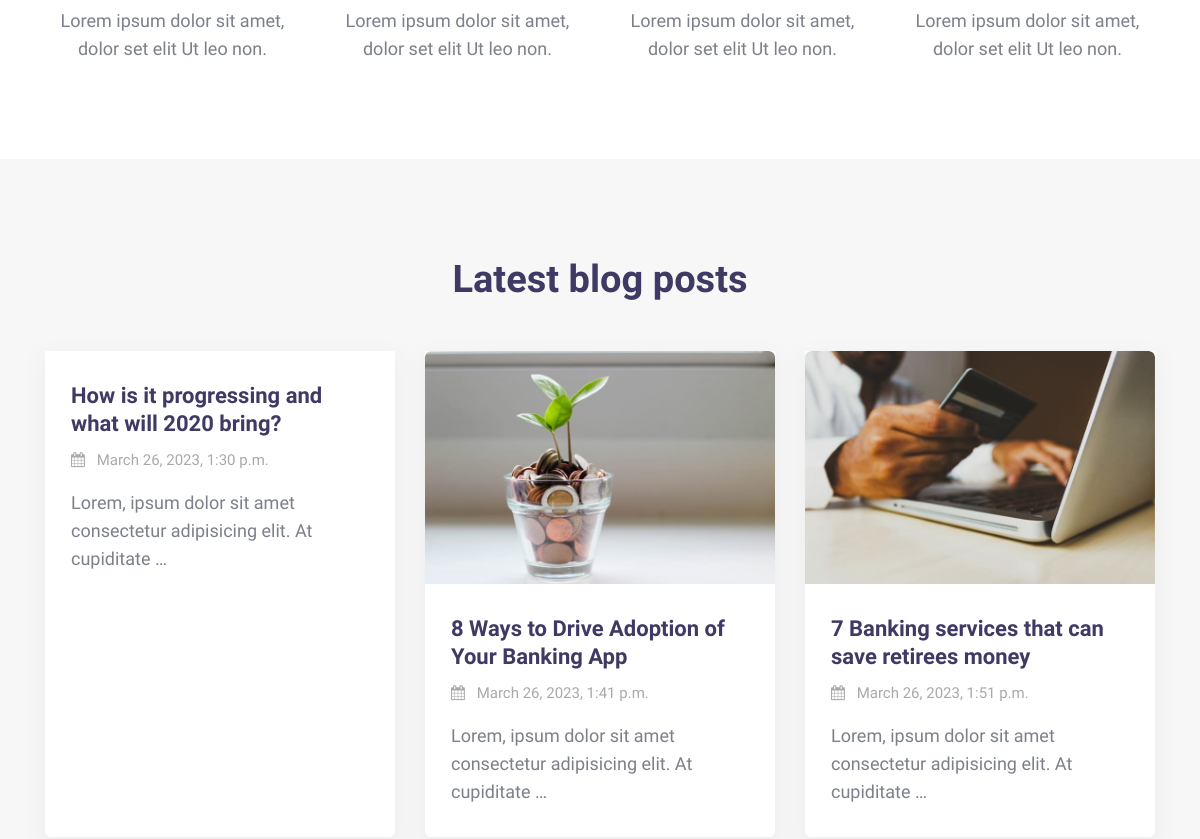
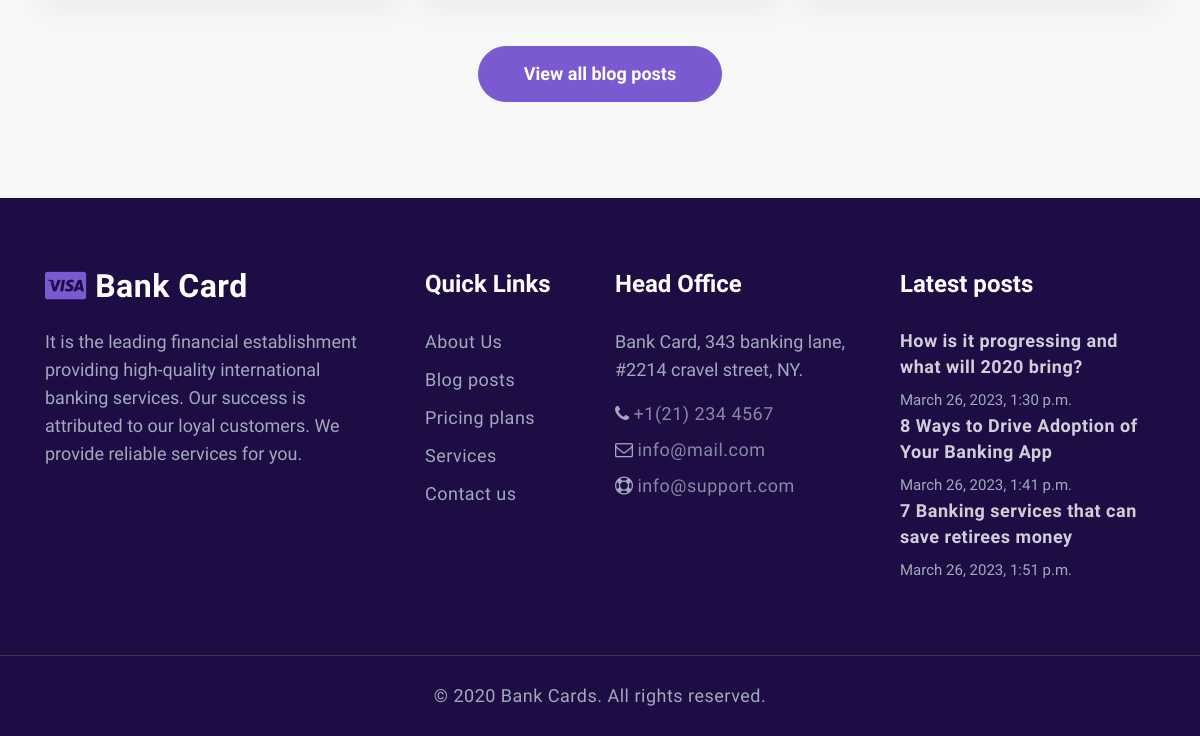
Before: / (lower part) with the older database file (2 pictures, top to bottom).
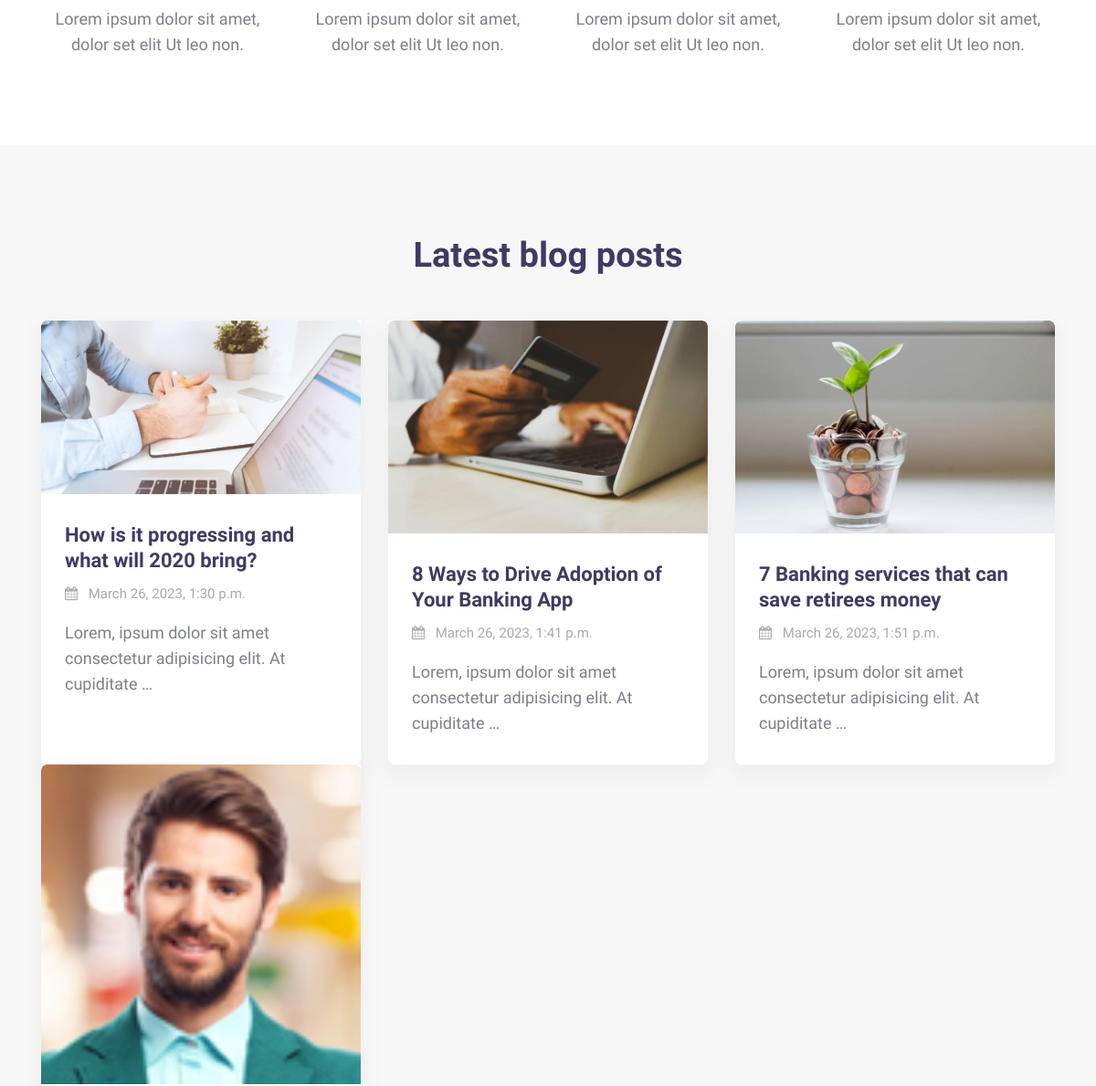
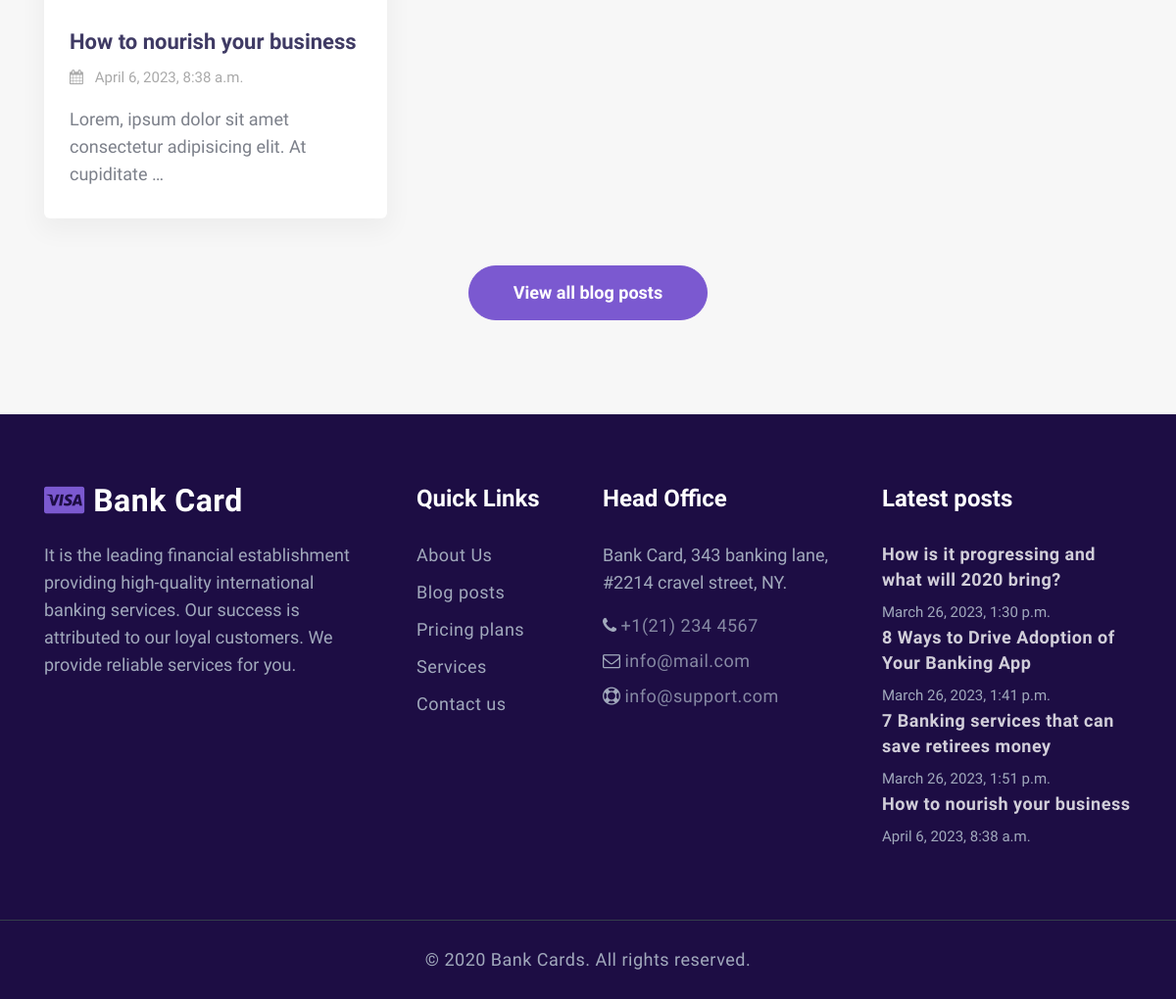
After: the same page with the newer database file (2 pictures, top to bottom).
### banky_app/models.py (models this page shows, shortened)
class Card(models.Model):
    title = models.CharField(max_length=150)
    descrption = models.TextField()
    time = models.DateTimeField(auto_now_add=True)
    image = models.ImageField(upload_to="media" , null=True, blank=True)

### banky_app/views.py (the view)
# urls.py: 2. Add a URL to urlpatterns:  path('', views.home, name='home')
def home(request):
    card = Card.objects.filter()[0:4]
    return render(request, 'home.html', {'card':card})

### templates/home.html (shortened to what the changed rows need)
{% load static %}
<!doctype html>
<html lang="en">
  <head>
    <link rel="stylesheet" href="{% static 'assets/css/style-starter.css'%}">
  </head>
  <body>
<div class="w3l-news" id="news">
    <section id="grids5-block" class="py-5">
        <div class="container py-lg-5 py-md-4 py-2">
            <div class="row mt-lg-5 mt-4"> {% for c in card  %}
                  <div class="col-lg-4 col-md-6 mt-lg-0 mt-5">
                    <div class="grids5-info">
                        <a href="{%url "details" c.id %}" class="d-block zoom"><img src="{{c.image.url}}" alt=""
                                class="img-fluid news-image" /></a>
                        <div class="blog-info">
                            <h4><a href="{%url "details" c.id %}">{{c.title}}</a></h4>
                            <p class="date"><span class="fa fa-calendar mr-2"></span> {{c.time}}</p>
                            <p>{{c.descrption|truncatewords:10}}</p>
                        </div>
                    </div>
                </div>     {% endfor %}
            </div>
        </div>
    </section>
</div>
 <section class="w3l-footer-29-main">
  <div class="footer-29 py-5">
    <div class="container py-lg-4">
      <div class="row footer-top-29">
        <div class="col-lg-3 col-md-6 footer-list-29 footer-4 mt-lg-0 mt-5">
          {% for c in card %}
          <div class="post1">
            <a href="#url" class="post-title">{{c.title}}</a>
            <p class="small">{{c.time}}</p>
          </div>
         {% endfor %}
        </div>
      </div>
    </div>
  </div>
</section>
</body>
</html>

Changed rows visible on the page:
changed Card "How is it progressing and what will 2020 bring?": image: picture added
changed Card "8 Ways to Drive Adoption of Your Banking App": image: a different picture
changed Card "7 Banking services that can save retirees money": image: a different picture
added Card: image (picture), title "How to nourish your business", time "April 6, 2023, 8:38 a.m.", descrption "Lorem, ipsum dolor sit amet consectetur adipisicing elit. At cupiditate …"
